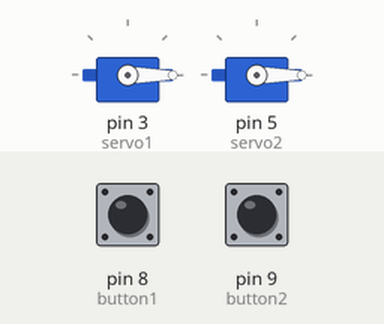
Bench run of a sketch on a simulated Arduino Uno, built with avr-gcc and run on an emulated ATmega328P. On the bench: 2 × servo. The test bench sets the inputs (shaded band); at power-on: pin 8 (button1) HIGH, pin 9 (button2) HIGH.

Above: at 1.2 s.
1.3 s: pin 8 (button1) pulled LOW for 1 s
At 1.45 s:
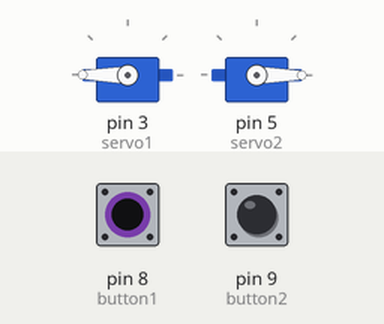
3.8 s: pin 9 (button2) pulled LOW for 3.2 s
At 7.4 s:
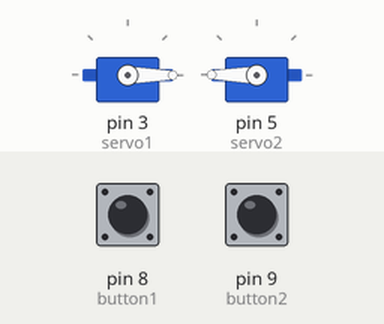
8.5 s: pin 8 (button1) pulled LOW for 0.15 s
At 9.7 s:
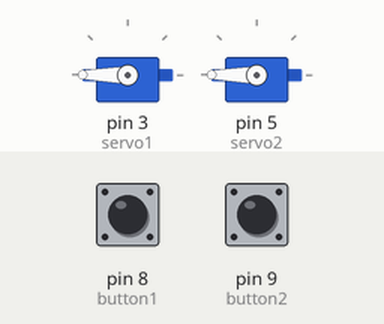
10.1 s: pin 8 (button1) pulled LOW for 3.2 s
At 13.4 s:
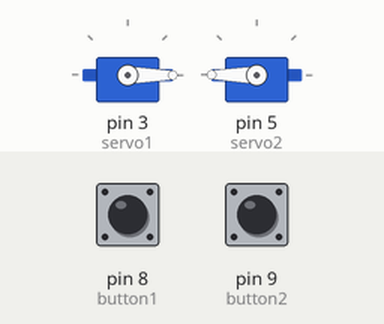
14.8 s: pin 9 (button2) pulled LOW for 0.15 s
At 15.9 s:
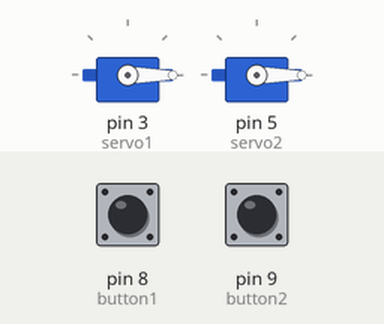
Timing chart, 0 to 17.4 s (numbered marks = the images above; inputs shaded):
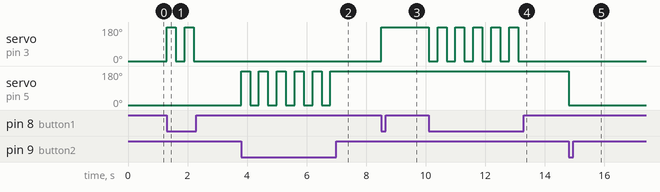

The sketch:

Task_2_2_servo_motors.ino
```cpp
#include <Servo.h>

#define button1 8
#define button2 9

Servo servo1;
Servo servo2;

int turn1 = 0;
int turn2 = 0;

void setup() {
  //set the mode of the pins
  pinMode(button1, INPUT_PULLUP);
  pinMode(button2, INPUT_PULLUP);
  //set the pins of the servo motors
  servo1.attach(3);
  servo2.attach(5);
  //initialize the angle of the servo motors
  servo1.write(0);
  servo2.write(0);
}

void loop() {
  //button 1 is used to send angle to servo motor 1
  if (digitalRead(button1) == 0){
    if (turn1 == 0) {
      servo1.write(180);
      turn1 = 1;
    }
    else if (turn1 == 1) {
      servo1.write(0);
      turn1 = 0;
    }
    delay(300);
  }
  //button 2 is used to send angle to servo motor 2
  if (digitalRead(button2) == 0){
    if (turn2 == 0) {
      servo2.write(180);
      turn2 = 1;
    }
    else if (turn2 == 1)  {
      servo2.write(0);
      turn2 = 0;
    }
    delay(300);
  }
}
```

Measured:
- after the input at 1.3 s, servo on pin 3 (servo1): alternates 180° for 0.30 s and 0° for 0.30 s, 4 changes in all, then stays 0°, starting at once
- after the input at 3.8 s, servo on pin 5 (servo2): alternates 180° for 0.30 s and 0° for 0.30 s, 11 changes in all, then stays 180°, starting at once
- after the input at 8.5 s, servo on pin 3 (servo1): 0° → 180° at once
- after the input at 10.1 s, servo on pin 3 (servo1): alternates 180° for 0.30 s and 0° for 0.30 s, 11 changes in all, then stays 0°, starting at once
- after the input at 14.8 s, servo on pin 5 (servo2): 180° → 0° at once
